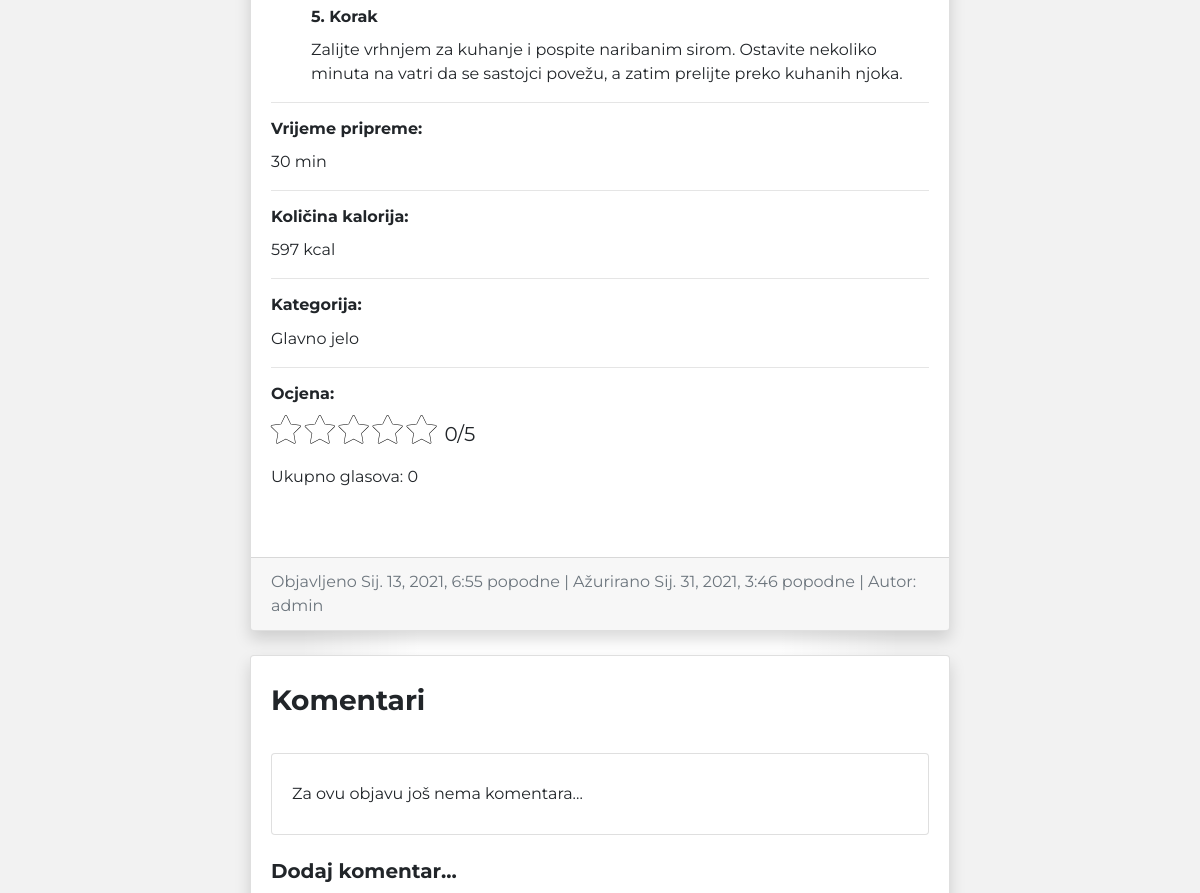
The page /blog/admin-njoki-u-umaku-od-sampinjona/ (middle part) on the database as committed earlier.
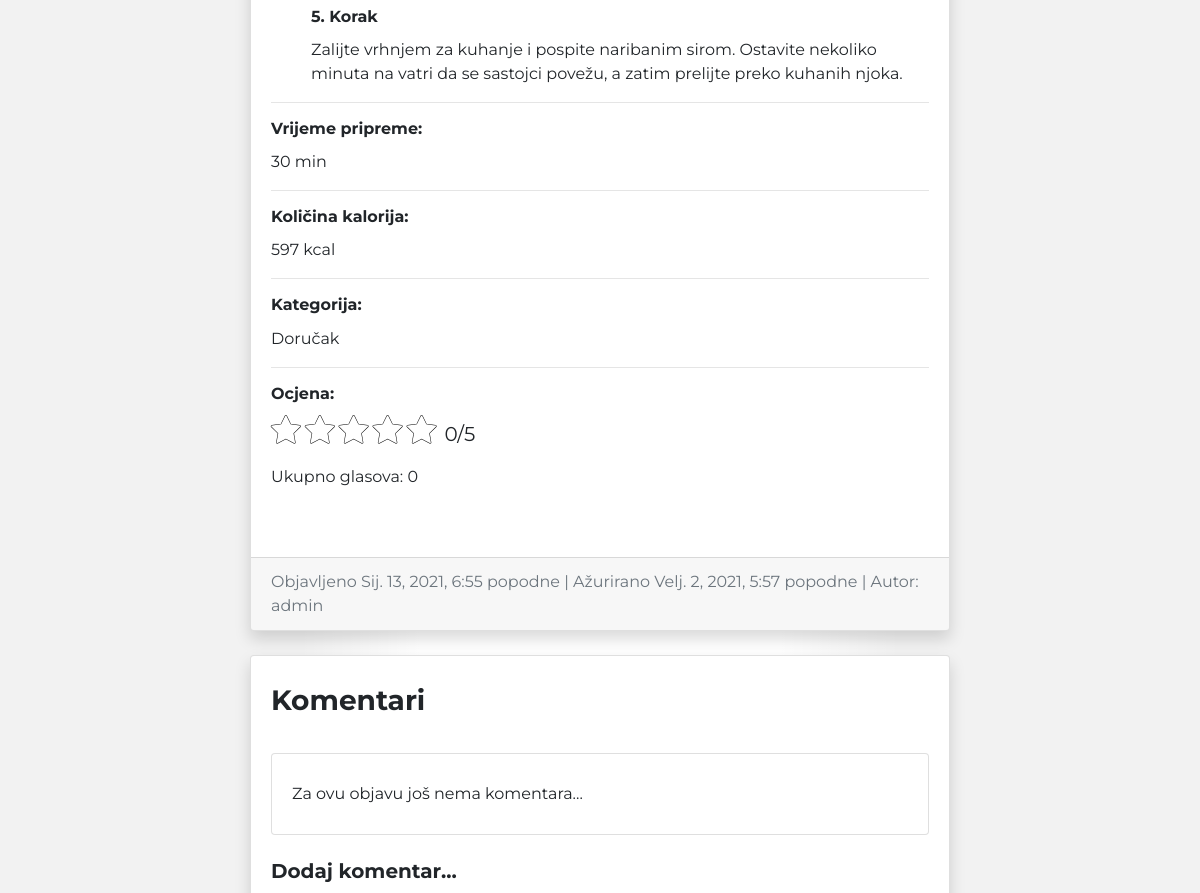
The same page on the database as committed later.
### blog/models.py (models this page shows, shortened)
class BlogPost(models.Model):
    title           = models.CharField(max_length=50, null=False, blank=False)
    body            = models.TextField(max_length=500, null=False, blank=False)
    image           = models.ImageField(upload_to=upload_location, null=False, blank=False)
    date_published  = models.DateTimeField(auto_now_add=True, verbose_name="date published")
    date_updated    = models.DateTimeField(auto_now=True, verbose_name="date updated")
    author          = models.ForeignKey(settings.AUTH_USER_MODEL, on_delete=models.CASCADE)
    category        = models.IntegerField(verbose_name="Kategorija", choices=CATEGORY_CHOICES, default=0)
    slug            = models.SlugField(blank=True, unique=True)
    time            = models.IntegerField(null=True, blank=True)
    calories        = models.IntegerField(null=True, blank=True)
    favorite        = models.ManyToManyField("account.Account", related_name="favorite", blank=True)
    ingredient_0    = models.CharField(max_length=100, null=True, blank=True)
    ingredient_1    = models.CharField(max_length=100, null=True, blank=True)
    ingredient_2    = models.CharField(max_length=100, null=True, blank=True)
    ingredient_3    = models.CharField(max_length=100, null=True, blank=True)
    ingredient_4    = models.CharField(max_length=100, null=True, blank=True)
    ingredient_5    = models.CharField(max_length=100, null=True, blank=True)
    ingredient_6    = models.CharField(max_length=100, null=True, blank=True)
    ingredient_7    = models.CharField(max_length=100, null=True, blank=True)
    ingredient_8    = models.CharField(max_length=100, null=True, blank=True)
    ingredient_9    = models.CharField(max_length=100, null=True, blank=True)
    ingredient_10    = models.CharField(max_length=100, null=True, blank=True)
    ingredient_11    = models.CharField(max_length=100, null=True, blank=True)
    ingredient_12    = models.CharField(max_length=100, null=True, blank=True)
    ingredient_13    = models.CharField(max_length=100, null=True, blank=True)
    ingredient_14    = models.CharField(max_length=100, null=True, blank=True)
    ingredient_15    = models.CharField(max_length=100, null=True, blank=True)
    ingredient_16    = models.CharField(max_length=100, null=True, blank=True)
    ingredient_17    = models.CharField(max_length=100, null=True, blank=True)
    ingredient_18    = models.CharField(max_length=100, null=True, blank=True)
    ingredient_19    = models.CharField(max_length=100, null=True, blank=True)
    step_0    = models.CharField(max_length=500, null=True, blank=True)
    step_1    = models.CharField(max_length=500, null=True, blank=True)
    step_2    = models.CharField(max_length=500, null=True, blank=True)
    step_3    = models.CharField(max_length=500, null=True, blank=True)
    step_4    = models.CharField(max_length=500, null=True, blank=True)
    step_5    = models.CharField(max_length=500, null=True, blank=True)
    step_6    = models.CharField(max_length=500, null=True, blank=True)
    step_7    = models.CharField(max_length=500, null=True, blank=True)
    step_8    = models.CharField(max_length=500, null=True, blank=True)
    step_9    = models.CharField(max_length=500, null=True, blank=True)
    step_10    = models.CharField(max_length=500, null=True, blank=True)
    step_11    = models.CharField(max_length=500, null=True, blank=True)
    step_12    = models.CharField(max_length=500, null=True, blank=True)
    step_13    = models.CharField(max_length=500, null=True, blank=True)
    step_14    = models.CharField(max_length=500, null=True, blank=True)
    step_15    = models.CharField(max_length=500, null=True, blank=True)
    step_16    = models.CharField(max_length=500, null=True, blank=True)
    step_17    = models.CharField(max_length=500, null=True, blank=True)
    step_18    = models.CharField(max_length=500, null=True, blank=True)
    step_19    = models.CharField(max_length=500, null=True, blank=True)

### account/models.py (models this page shows, shortened)
class Account(AbstractBaseUser):
    username            = models.CharField(max_length=30, unique=True)
    email               = models.EmailField(verbose_name="E-mail", max_length=60, unique=True)
    gender              = models.IntegerField(verbose_name="Spol", choices=GENDER_CHOICES, default=2)
    date_of_birth       = models.DateField(verbose_name="Datum rođenja", auto_now=False, auto_now_add=False, default="2001-01-01")
    date_joined         = models.DateTimeField(verbose_name="Date joined", auto_now_add=True)
    last_login          = models.DateTimeField(verbose_name="Last login", auto_now=True)
    is_admin            = models.BooleanField(default=False)
    is_active           = models.BooleanField(default=True)
    is_staff            = models.BooleanField(default=False)
    is_superuser        = models.BooleanField(default=False)
    USERNAME_FIELD = 'username'
    REQUIRED_FIELDS = ['email']
    objects = MyAccountManager()
    def __str__(self):
        return self.username

### blog/views.py (the view)
# urls.py: path('<slug>/', detail_blog_view, name="detail"),
def detail_blog_view(request, slug):
    context = {}
    blog_post = get_object_or_404(BlogPost, slug=slug)
    ratings = Rating.objects.filter(post=blog_post).order_by("score")
    is_favorite = False
    if blog_post.favorite.filter(id=request.user.id).exists():
        is_favorite = True
    average = ratings.aggregate(Avg("score"))["score__avg"]
    if average == None:
        average = 0
    average = round(average,1)
    count = ratings.aggregate(Count("score"))["score__count"]
    if count == None:
        count = 0
    context['blog_post'] = blog_post
    context['category'] = blog_post.get_category_display()
    context['average'] = average
    context['count'] = count
    context['is_favorite'] = is_favorite
    return render(request, 'blog/detail_blog.html', context)

### blog/templates/blog/detail_blog.html (shortened to what this page needs)
{% extends 'index.html' %}
{% block content %}
<div class="container">
    <div class="row">
        <div class="card m-auto shadow">
            <div class="card-body my-2">
                <ul style="list-style: none;">
                    {% if blog_post.step_4 %}
                        <h6 class="card-title pt-2">5. Korak</h6>
                        <li class="card-text">{{blog_post.step_4}}</li>
                    {% endif %}
                </ul>
                <hr>
                <h6 class="card-title">Vrijeme pripreme:</h6>
                <p class="card-text">{{blog_post.time}} min</p>
                <hr>
                <h6 class="card-title">Količina kalorija:</h6>
                <p class="card-text">{{blog_post.calories}} kcal</p>
                <hr>
                <h6 class="card-title">Kategorija:</h6>
                <p class="card-text">{{blog_post.get_category_display}}</p>
                <hr>
                <div class="">
                    <div class="">
                        <h6 class="card-title p-0">Ocjena:</h6>
                    </div>
                <div class="row m-0">
                    <form action="{% url 'rate:rate_post' blog_post.slug %}" method="POST" class="rate-form">{% csrf_token %}
                        <div class="">
                            <button type="submit" id="first" name="score" value="1" class="fa fa-star fa-2x my-btn"></button>
                            <button type="submit" id="second" name="score" value="2" class="fa fa-star fa-2x my-btn"></button>
                            <button type="submit" id="third" name="score" value="3" class="fa fa-star fa-2x my-btn"></button>
                            <button type="submit" id="fourth" name="score" value="4" class="fa fa-star fa-2x my-btn"></button>
                            <button type="submit" id="fifth" name="score" value="5" class="fa fa-star fa-2x my-btn"></button>
                        </div>
                    </form>
                    <p class="pl-2 pt-1" style="font-size: 20px;">{{average}}/5</p>
                </div>
                    <p>Ukupno glasova: {{count}}</p>
                </div>
                <br>
            </div>
            <div class="card-footer text-muted">
                Objavljeno {{blog_post.date_published}} | Ažurirano {{blog_post.date_updated}} | Autor: {{blog_post.author}}
            </div>
        </div>
    </div>
        <br>
        <div class="card m-auto shadow">
            <div class="card-body my-2">
                <h3 class="card-title">Komentari</h3>
                <br>
                            {% if not blog_post.comments.all %}
                                <div class="card m-auto">
                                    <div class="card-body my-2">
                                        <p class="card-text">Za ovu objavu još nema komentara...</p>
                                    </div>
                                </div>
                                <br>
                            {% endif %}
                <h5 class="card-title">Dodaj komentar...</h5>
            </div>
        </div>
</div>
{% endblock content %}

### templates/index.html (shortened to what this page needs)
<!DOCTYPE html>
<html>
    <head>
        {% include 'snippets/header.html' %}
    </head>
    <body>
        <div class="main">
            {% block content %}
            {% endblock content %}
        </div>
    </body>
</html>

### templates/snippets/header.html (shortened to what this page needs)
<link rel="stylesheet" href="https://cdn.jsdelivr.net/npm/bootstrap@4.5.3/dist/css/bootstrap.min.css">
<link rel="stylesheet" href="https://cdnjs.cloudflare.com/ajax/libs/font-awesome/4.7.0/css/font-awesome.min.css">
{% load static %}

### templates/snippets/header.html (style rules this page uses)
@media (min-width: 768px) { html { font-size: 16px; } }
.container { max-width: 960px; }
.card-title { font-weight: bold; }

### templates/snippets/index_css.html (style rules this page uses)
body { background-color: #f2f2f2; background-image: linear-gradient(to right, rgba(255,255,255,0) 0%, rgba(255,255,255,0) 15%, rgba(255,255,255,0) 25%, rgba(255,255,255,1) 35%, rgba(255,255,255,1) 50%, rgba(255,255,255,1) 65%, rgba(255,255,255,0) 75%, rgba(255,255,255,0) 85%, rgba(255,255,255,0) 100%); z-index: -1; position: relative; font-family: Montserrat; src: url(Montserrat-Light.ttf); }

### templates/index.html (style rules this page uses)
.main { min-height: 100vh; height: 100%; z-index: -1; position: relative; }

### blog/templates/blog/detail_blog.html (style rules this page uses)
.card { max-width: 700px; }
.container { padding: 20px; }
.my-btn { background-color: inherit !important; -webkit-text-stroke: 0.5px black; color: white !important; border: 0 !important; padding: 0px; }

Rows that differ between the two databases and show on the page:
changed BlogPost "admin": category "Glavno jelo" → "Doručak"; date_updated "Sij. 31, 2021, 3:46 popodne" → "Velj. 2, 2021, 5:57 popodne"
